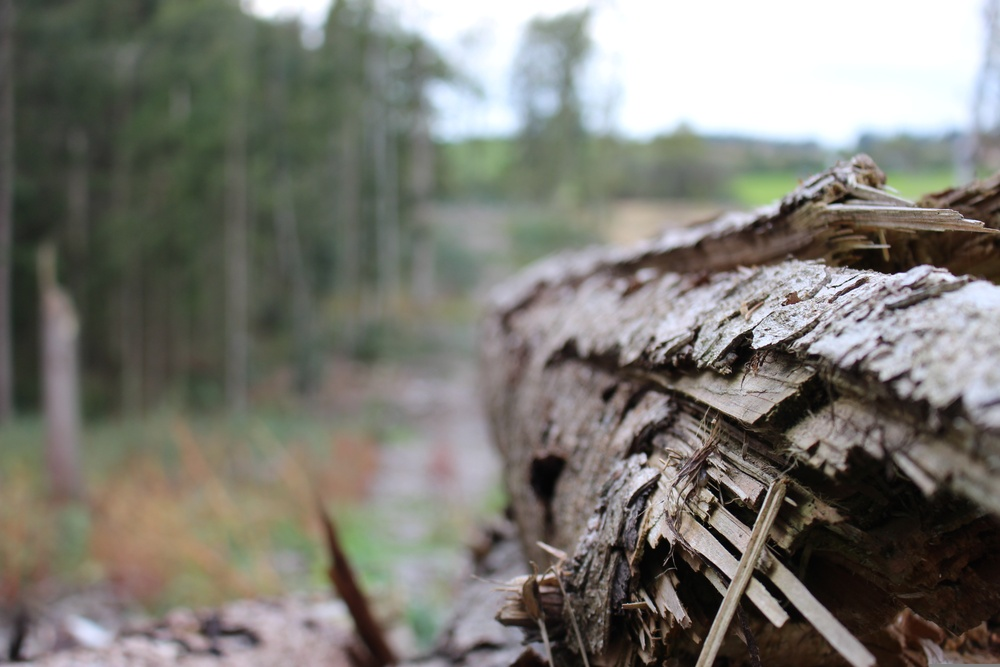
#> input picture images/sample.jpg, 1000 x 667 px, shrunk from 5184 x 3456 before the run
$ python image_grading.py
#> lines starting #> are read from the running program, lines starting #| are printed output that depends on the picture
import cv2
import numpy as np
import os

# Get absolute paths
current_dir = os.path.dirname(os.path.abspath(__file__))
image_path = os.path.join(current_dir, "../images/sample.jpg")
output_path = os.path.join(current_dir, "../output/graded_image.jpg")

# Load the image
image = cv2.imread(image_path)
#> image is the input picture: shape (667, 1000, 3); mean B, G, R 115.1, 122.2, 123.6

# Check if the image loaded successfully
if image is None:
    print(f"❌ Error: Could not load image. Check the path: {image_path}")
    exit()

# Debug: Print image size
print(f"📏 Original Image Size: {image.shape[1]}x{image.shape[0]} pixels")
#| 📏 Original Image Size: 1000x667 pixels

# Ensure output matches input size
height, width, channels = image.shape
#> height = 667; width = 1000; channels = 3

# Adjust contrast & brightness
alpha = 1.5
beta = 30
adjusted = cv2.convertScaleAbs(image, alpha=alpha, beta=beta)
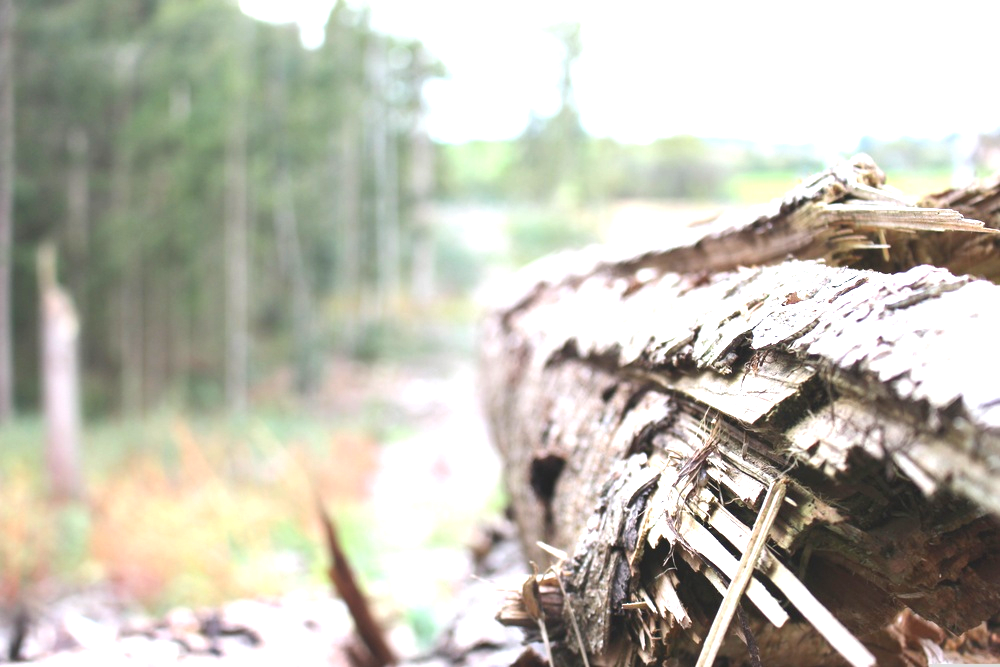
#> adjusted: shape (667, 1000, 3); mean B, G, R 178.5, 190.5, 192.8

# Apply cool tone effect (exact same size)
cool_tone = np.full_like(image, (0, 30, 60), dtype=np.uint8)
graded_image = cv2.addWeighted(adjusted, 0.7, cool_tone, 0.3, 0)
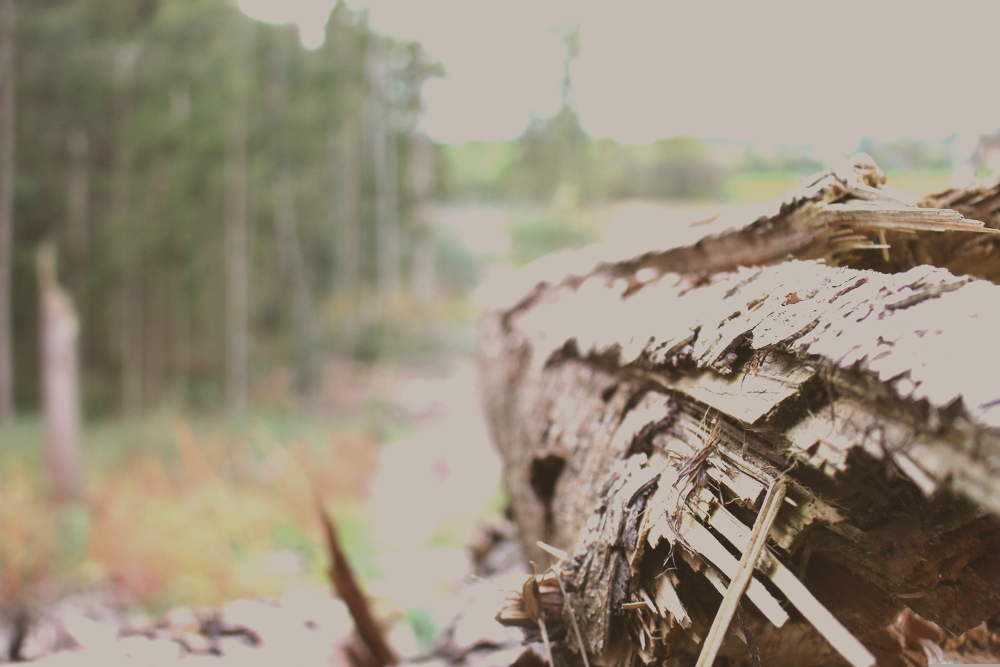
#> graded_image: shape (667, 1000, 3); mean B, G, R 124.8, 142.5, 152.8

# Save the processed image without compression loss
cv2.imwrite(output_path, graded_image, [cv2.IMWRITE_JPEG_QUALITY, 100])

# Display images properly
cv2.namedWindow("Original", cv2.WINDOW_NORMAL)
cv2.namedWindow("Color Graded", cv2.WINDOW_NORMAL)

cv2.imshow("Original", image)
cv2.imshow("Color Graded", graded_image)
cv2.waitKey(0)
cv2.destroyAllWindows()
